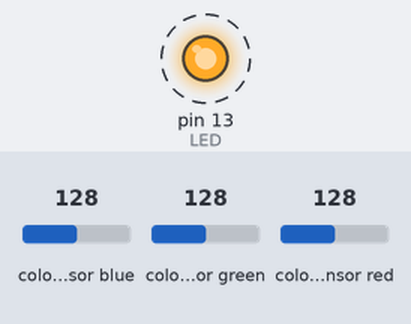
A sketch run on a simulated Arduino Uno, built with avr-gcc and run on an emulated ATmega328P. On the bench: output pins drawn as LEDs (lit = HIGH). Wiring (inferred from the names in the program): TCS3200 colour sensor: output pin 10; S2 pin 12; S3 pin 11; S0 pin 8; S1 pin 9. Dashed ring = blinking. Inputs (shaded band) come from the test bench; at power-on: colour sensor blue 128, colour sensor green 128, colour sensor red 128. Pins used as bus, display or sensor lines are not drawn; what the sketch prints to the serial monitor is not drawn.

Above: at 0.3 s.
Timing chart, 0 to 3.3 s (numbered marks = the images above):
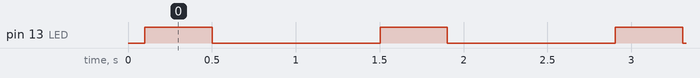

Measured:
- by itself, pin 13 (LED): alternates HIGH for 0.40 s and LOW for 1.0 s

The sketch:

Colour_sensor.ino
```cpp
/*

Eecher's TCS3200 program
adapted from code found at reibot.org

*/

int S0 = 8;//pinB
int S1 = 9;//pinA
int S2 = 12;//pinE
int S3 = 11;//pinF
int taosOutPin = 10;//pinC
int LED = 13;//pinD

void setup() {
TCS3200setup();
Serial.begin(115200);
Serial.print("\n\n\nready\n\n\n");
delay(100);
}

// primary loop takes color readings from all four channels and displays the raw values once per second.  What you might wish to do with those values is up to you...
void loop() {

detectColor(taosOutPin);
Serial.print("\n\n\n");
delay(1000);

}

int detectColor(int taosOutPin){

float white = colorRead(taosOutPin,0,1);
float red = colorRead(taosOutPin,1,1);
float blue = colorRead(taosOutPin,2,1);
float green = colorRead(taosOutPin,3,1);

Serial.print("white ");
Serial.println(white);

Serial.print("red ");
Serial.println(red);

Serial.print("blue ");
Serial.println(blue);

Serial.print("green ");
Serial.println(green);

}

/*
This section will return the pulseIn reading of the selected color.
It will turn on the sensor at the start taosMode(1), and it will power off the sensor at the end taosMode(0)
color codes: 0=white, 1=red, 2=blue, 3=green
if LEDstate is 0, LED will be off. 1 and the LED will be on.
taosOutPin is the ouput pin of the TCS3200.
*/

float colorRead(int taosOutPin, int color, boolean LEDstate){

//turn on sensor and use highest frequency/sensitivity setting
taosMode(1);

//setting for a delay to let the sensor sit for a moment before taking a reading.
int sensorDelay = 100;

//set the S2 and S3 pins to select the color to be sensed
if(color == 0){//white
digitalWrite(S3, LOW); //S3
digitalWrite(S2, HIGH); //S2
// Serial.print(" w");
}

else if(color == 1){//red
digitalWrite(S3, LOW); //S3
digitalWrite(S2, LOW); //S2
// Serial.print(" r");
}

else if(color == 2){//blue
digitalWrite(S3, HIGH); //S3
digitalWrite(S2, LOW); //S2
// Serial.print(" b");
}

else if(color == 3){//green
digitalWrite(S3, HIGH); //S3
digitalWrite(S2, HIGH); //S2
// Serial.print(" g");
}

// create a var where the pulse reading from sensor will go
float readPulse;

//  turn LEDs on or off, as directed by the LEDstate var
if(LEDstate == 0){
    digitalWrite(LED, LOW);
}
if(LEDstate == 1){
    digitalWrite(LED, HIGH);
}

// wait a bit for LEDs to actually turn on, as directed by sensorDelay var
delay(sensorDelay);

// now take a measurement from the sensor, timing a low pulse on the sensor's "out" pin
readPulse = pulseIn(taosOutPin, LOW, 80000);

//if the pulseIn times out, it returns 0 and that throws off numbers. just cap it at 80k if it happens
if(readPulse < .1){
readPulse = 80000;
}

//turn off color sensor and LEDs to save power
taosMode(0);

// return the pulse value back to whatever called for it...
return readPulse;

}

// Operation modes area, controlled by hi/lo settings on S0 and S1 pins.
//setting mode to zero will put taos into low power mode. taosMode(0);

void taosMode(int mode){

    if(mode == 0){
    //power OFF mode-  LED off and both channels "low"
    digitalWrite(LED, LOW);
    digitalWrite(S0, LOW); //S0
    digitalWrite(S1, LOW); //S1
    //  Serial.println("mOFFm");

    }else if(mode == 1){
    //this will put in 1:1, highest sensitivity
    digitalWrite(S0, HIGH); //S0
    digitalWrite(S1, HIGH); //S1
    // Serial.println("m1:1m");

    }else if(mode == 2){
    //this will put in 1:5
    digitalWrite(S0, HIGH); //S0
    digitalWrite(S1, LOW); //S1
    //Serial.println("m1:5m");

    }else if(mode == 3){
    //this will put in 1:50
    digitalWrite(S0, LOW); //S0
    digitalWrite(S1, HIGH); //S1
    //Serial.println("m1:50m");
    }

    return;

}

void TCS3200setup(){

    //initialize pins
    pinMode(LED,OUTPUT); //LED pinD

    //color mode selection
    pinMode(S2,OUTPUT); //S2 pinE
    pinMode(S3,OUTPUT); //s3 pinF

    //color response pin (only actual input from taos)
    pinMode(taosOutPin, INPUT); //taosOutPin pinC

    //communication freq (sensitivity) selection
    pinMode(S0,OUTPUT); //S0 pinB
    pinMode(S1,OUTPUT); //S1 pinA

    return;


}
```
